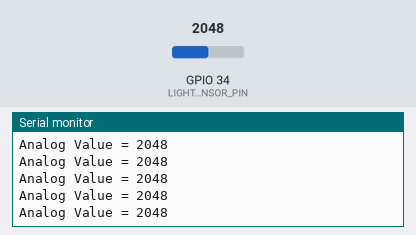
Bench run of a sketch on a simulated ESP32. Shown: the last lines printed to the serial monitor. Inputs (shaded band) come from the test bench; at power-on: GPIO 34 (LIGHT_SENSOR_PIN) = 2048.

Above: at 1.2 s.
1.3 s: GPIO 34 (LIGHT_SENSOR_PIN) set to 2866
At 1.31 s:
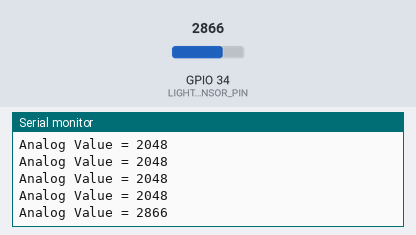
2.8 s: GPIO 34 (LIGHT_SENSOR_PIN) set to 3603
At 2.81 s:
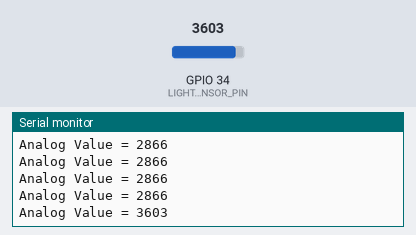
Timing chart, 0 to 5.8 s (numbered marks = the images above; inputs shaded):
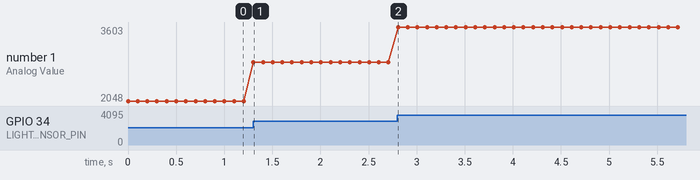

The sketch:

ldr.ino
```cpp
#define LIGHT_SENSOR_PIN 34

void setup() {
  Serial.begin(115200);
}

void loop() {
  int analogValue = analogRead(LIGHT_SENSOR_PIN);
  Serial.print("Analog Value = ");
  Serial.println(analogValue);
  delay(100);
}
```

Measured:
- after the input at 1.3 s, the serial monitor: prints a new line at once (image 1)
- after the input at 2.8 s, the serial monitor: prints a new line at once (image 2)
- plotted number 1: 2048 → 2866 after the input at 1.3 s, 2866 → 3603 after the input at 2.8 s
